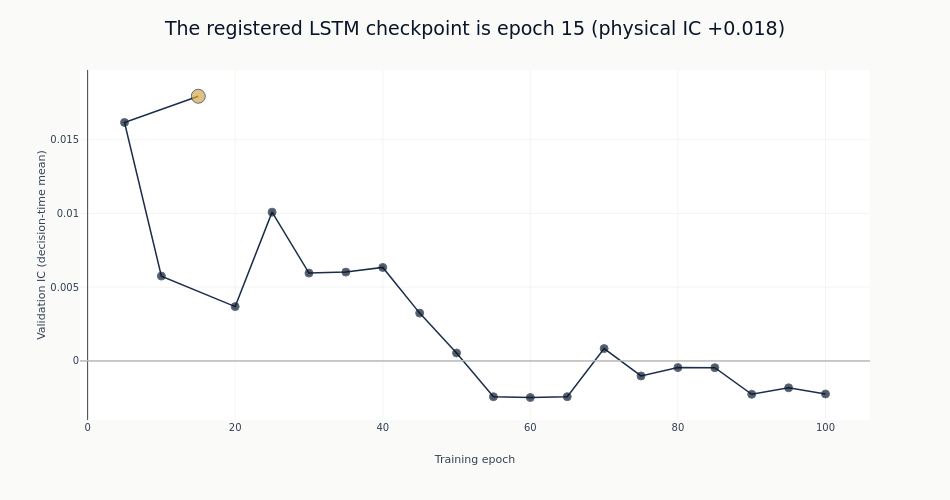

Here is the notebook cell this chart was saved with:
### Markdown cell above
## 4. Checkpoint History

Every point is re-scored from a physical prediction set using pooled
decision-time IC. The highlighted point is the current selected checkpoint.

### Code cell
if curves.height:
    selected_mask = (
        curves["selected"].to_list()
        if "selected" in curves.columns
        else (curves["epoch"] == best_epoch).to_list()
    )
    colors = [
        style.COLORS["amber"] if selected else style.COLORS["blue"] for selected in selected_mask
    ]
    curve_figure = go.Figure(
        go.Scatter(
            x=curves["epoch"],
            y=curves["ic_mean"],
            mode="lines+markers",
            line=dict(color=style.COLORS["slate"], width=1.5),
            marker=dict(color=colors, size=[14 if selected else 8 for selected in selected_mask]),
            showlegend=False,
        )
    )
    curve_figure.add_hline(y=0, line=dict(color=style.COLORS["silver_muted"], width=1))
    curve_figure.update_layout(
        title=f"The registered LSTM checkpoint is epoch {best_epoch} (physical IC {best_ic:+.3f})",
        height=500,
        width=950,
        margin=dict(t=70),
    )
    curve_figure.update_xaxes(title_text="Training epoch")
    curve_figure.update_yaxes(title_text="Validation IC (decision-time mean)")
    curve_figure.show()

### Figure 1 — Plotly figure (JSON) as saved in the notebook; plotly's stock layout.template omitted (floating-point values rounded to 4 significant figures)
{"data": [{"line": {"color": "#1a2d4a", "width": 1.5}, "marker": {"color": ["#0a1628", "#0a1628", "#0a1628", "#0a1628", "#0a1628", "#0a1628", "#0a1628", "#0a1628", "#0a1628", "#0a1628", "#0a1628", "#0a1628", "#0a1628", "#0a1628", "#0a1628", "#0a1628", "#0a1628", "#0a1628", "#0a1628", "#D4A84B"], "size": [8, 8, 8, 8, 8, 8, 8, 8, 8, 8, 8, 8, 8, 8, 8, 8, 8, 8, 8, 14]}, "mode": "lines+markers", "showlegend": false, "type": "scatter", "x": [100, 95, 90, 85, 80, 75, 70, 65, 60, 55, 50, 45, 40, 35, 30, 25, 20, 10, 5, 15], "y": [-0.002249, -0.00183, -0.002269, -0.000463, -0.0004561, -0.001026, 0.0008328, -0.002431, -0.002487, -0.002435, 0.0005333, 0.003239, 0.00634, 0.006022, 0.005954, 0.01009, 0.00368, 0.005751, 0.01618, 0.01796]}], "layout": {"height": 500, "margin": {"t": 70}, "shapes": [{"line": {"color": "#e8e8e6", "width": 1}, "type": "line", "x0": 0, "x1": 1, "xref": "x domain", "y0": 0, "y1": 0, "yref": "y"}], "title": {"text": "The registered LSTM checkpoint is epoch 15 (physical IC +0.018)"}, "width": 950, "xaxis": {"title": {"text": "Training epoch"}}, "yaxis": {"title": {"text": "Validation IC (decision-time mean)"}}}}
